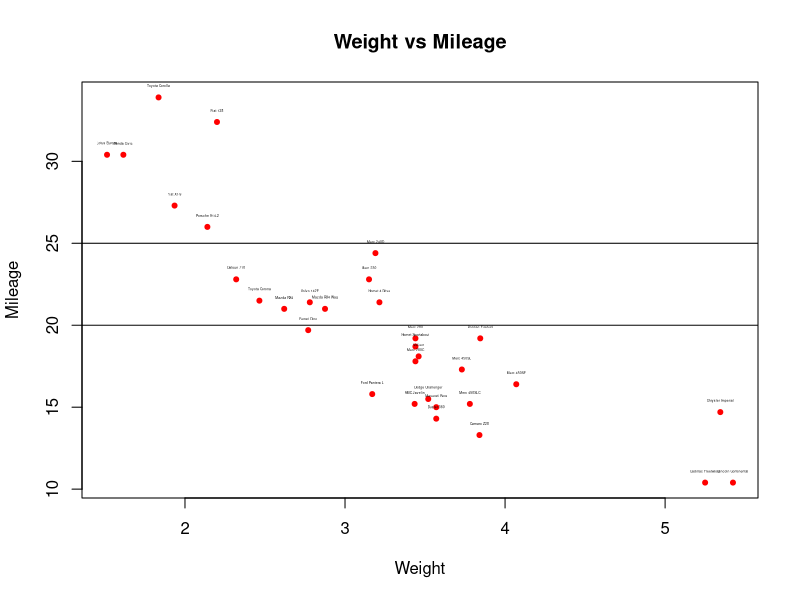

Recreate this plot in R.
input <- mtcars

plot(x = input$wt,y = input$mpg,
   xlab = "Weight",
   ylab = "Mileage",
   main = "Weight vs Mileage",
   pch=20, col="red"
)

# pridani textu do grafu
text(input$wt+0, input$mpg+0.7, rownames(input), cex=0.2)

abline(20,0)
abline(25,0)
